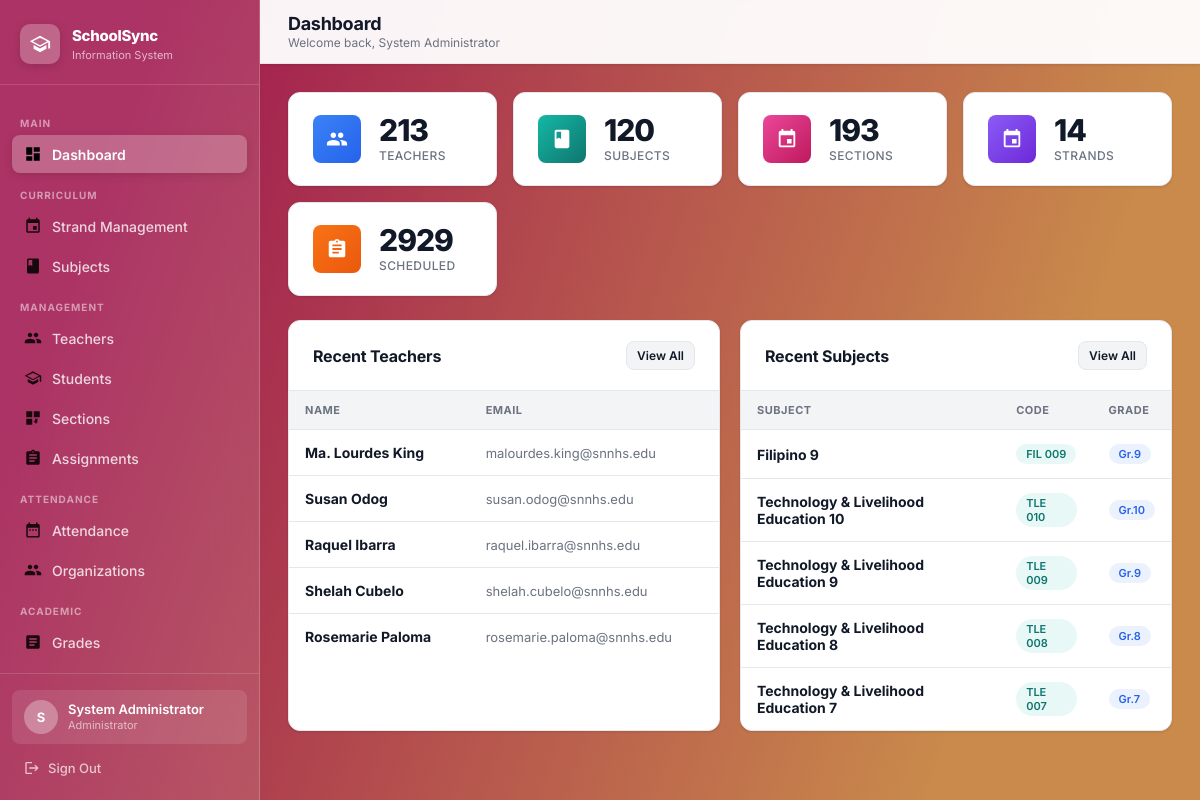
The page /dashboard (signed in) on the database its author committed.
### tables this page shows
CREATE TABLE teachers (
        id INTEGER PRIMARY KEY AUTOINCREMENT,
        first_name TEXT NOT NULL, last_name TEXT NOT NULL,
        email TEXT UNIQUE NOT NULL, username TEXT UNIQUE NOT NULL, password TEXT NOT NULL);

CREATE TABLE subjects (
        id INTEGER PRIMARY KEY AUTOINCREMENT,
        subject_code TEXT NOT NULL, subject_name TEXT NOT NULL,
        grade_level TEXT NOT NULL, strand TEXT, semester TEXT);

### app.py (the view)
@app.route('/dashboard')
@login_required
def dashboard():
    conn = get_db()
    stats = {
        'teachers':  conn.execute("SELECT COUNT(*) FROM teachers").fetchone()[0],
        'subjects':  conn.execute("SELECT COUNT(*) FROM subjects").fetchone()[0],
        'sections':  conn.execute("SELECT COUNT(*) FROM sections").fetchone()[0],
        'strands':   conn.execute("SELECT COUNT(*) FROM strands").fetchone()[0],
        'schedules': conn.execute("SELECT COUNT(*) FROM schedules").fetchone()[0],
    }
    recent_teachers = conn.execute("SELECT first_name,last_name,email FROM teachers ORDER BY id DESC LIMIT 5").fetchall()
    recent_subjects = conn.execute("SELECT subject_name,subject_code,grade_level FROM subjects ORDER BY id DESC LIMIT 5").fetchall()
    conn.close()
    return render_template('dashboard.html', stats=stats, recent_teachers=recent_teachers, recent_subjects=recent_subjects)

### app.py (called while the page is built)
def get_db():
    conn = sqlite3.connect(DATABASE)
    conn.row_factory = sqlite3.Row
    conn.execute("PRAGMA foreign_keys = ON")
    return conn

def login_required(f):
    @wraps(f)
    def decorated(*args, **kwargs):
        if 'admin_id' not in session:
            return redirect(url_for('login'))
        return f(*args, **kwargs)
    return decorated

### templates/dashboard.html (shortened to what this page needs)
{% extends "layout.html" %}
{% block page_title %}Dashboard{% endblock %}
{% block page_subtitle %}Welcome back, {{ session.admin_name }}{% endblock %}
{% block content %}
<div class="stats-grid">
  <div class="stat-card">
    <div class="stat-icon blue">
    </div>
    <div><div class="stat-value">{{ stats.teachers }}</div><div class="stat-label">Teachers</div></div>
  </div>
  <div class="stat-card">
    <div class="stat-icon teal">
      <svg viewBox="0 0 24 24"><path d="M18 2H6c-1.1 0-2 .9-2 2v16c0 1.1.9 2 2 2h12c1.1 0 2-.9 2-2V4c0-1.1-.9-2-2-2zM6 4h5v8l-2.5-1.5L6 12V4z"/></svg>
    </div>
    <div><div class="stat-value">{{ stats.subjects }}</div><div class="stat-label">Subjects</div></div>
  </div>
  <div class="stat-card">
    <div class="stat-icon pink">
      <svg viewBox="0 0 24 24"><path d="M17 12h-5v5h5v-5zM16 1v2H8V1H6v2H5c-1.11 0-1.99.9-1.99 2L3 19c0 1.1.89 2 2 2h14c1.1 0 2-.9 2-2V5c0-1.1-.9-2-2-2h-1V1h-2zm3 18H5V8h14v11z"/></svg>
    </div>
    <div><div class="stat-value">{{ stats.sections }}</div><div class="stat-label">Sections</div></div>
  </div>
  <div class="stat-card">
    <div class="stat-icon purple">
      <svg viewBox="0 0 24 24"><path d="M17 12h-5v5h5v-5zM16 1v2H8V1H6v2H5c-1.11 0-1.99.9-1.99 2L3 19c0 1.1.89 2 2 2h14c1.1 0 2-.9 2-2V5c0-1.1-.9-2-2-2h-1V1h-2zm3 18H5V8h14v11z"/></svg>
    </div>
    <div><div class="stat-value">{{ stats.strands }}</div><div class="stat-label">Strands</div></div>
  </div>
  <div class="stat-card">
    <div class="stat-icon orange">
      <svg viewBox="0 0 24 24"><path d="M19 3h-4.18C14.4 1.84 13.3 1 12 1c-1.3 0-2.4.84-2.82 2H5c-1.1 0-2 .9-2 2v14c0 1.1.9 2 2 2h14c1.1 0 2-.9 2-2V5c0-1.1-.9-2-2-2zm-7 0c.55 0 1 .45 1 1s-.45 1-1 1-1-.45-1-1 .45-1 1-1zm2 14H7v-2h7v2zm3-4H7v-2h10v2zm0-4H7V7h10v2z"/></svg>
    </div>
    <div><div class="stat-value">{{ stats.schedules }}</div><div class="stat-label">Scheduled</div></div>
  </div>
</div>
<div style="display:grid;grid-template-columns:1fr 1fr;gap:20px;" id="dashGrid">
  <div class="content-card">
    <div class="card-header">
      <h2>Recent Teachers</h2>
      <a href="{{ url_for('teachers') }}" class="btn btn-secondary btn-sm">View All</a>
    </div>
    {% if recent_teachers %}
    <table class="data-table">
      <thead><tr><th>Name</th><th>Email</th></tr></thead>
      <tbody>
        {% for t in recent_teachers %}
        <tr>
          <td><strong>{{ t.first_name }} {{ t.last_name }}</strong></td>
          <td style="color:#6b7280;font-size:13px;">{{ t.email }}</td>
        </tr>
        {% endfor %}
      </tbody>
    </table>
    {% else %}
    <div class="empty-state" style="padding:32px;"><h3>No teachers yet</h3></div>
    {% endif %}
  </div>
  <div class="content-card">
    <div class="card-header">
      <h2>Recent Subjects</h2>
      <a href="{{ url_for('subjects') }}" class="btn btn-secondary btn-sm">View All</a>
    </div>
    {% if recent_subjects %}
    <table class="data-table">
      <thead><tr><th>Subject</th><th>Code</th><th>Grade</th></tr></thead>
      <tbody>
        {% for s in recent_subjects %}
        <tr>
          <td><strong>{{ s.subject_name }}</strong></td>
          <td><span class="badge badge-section">{{ s.subject_code }}</span></td>
          <td><span class="badge badge-grade">Gr.{{ s.grade_level }}</span></td>
        </tr>
        {% endfor %}
      </tbody>
    </table>
    {% else %}
    <div class="empty-state" style="padding:32px;"><h3>No subjects yet</h3></div>
    {% endif %}
  </div>
</div>
{% endblock %}

### templates/layout.html (shortened to what this page needs)
<!DOCTYPE html>
<html lang="en">
<head>
  <link rel="stylesheet" href="{{ url_for('static', filename='css/style.css') }}">
</head>
<body>
<div class="app-shell">
  <aside class="sidebar" id="sidebar">
    <div class="sidebar-brand">
      <div class="brand-icon">
        <svg viewBox="0 0 24 24"><path d="M12 3L1 9l11 6 9-4.91V17h2V9L12 3zm0 2.27L20 9l-8 4.36L4 9l8-3.73zM5 13.18v4L12 21l7-3.82v-4L12 17l-7-3.82z"/></svg>
      </div>
      <div class="brand-text">
        <h2>SchoolSync</h2>
        <span>Information System</span>
      </div>
    </div>
    <nav class="sidebar-nav">
      <div class="nav-section-label">Main</div>
      <a href="{{ url_for('dashboard') }}" class="nav-link {% if request.endpoint=='dashboard' %}active{% endif %}">
        <svg viewBox="0 0 24 24"><path d="M3 13h8V3H3v10zm0 8h8v-6H3v6zm10 0h8V11h-8v10zm0-18v6h8V3h-8z"/></svg>
        Dashboard
      </a>
      <div class="nav-section-label">Curriculum</div>
      <a href="{{ url_for('strands') }}" class="nav-link {% if request.endpoint in ['strands'] %}active{% endif %}">
        <svg viewBox="0 0 24 24"><path d="M17 12h-5v5h5v-5zM16 1v2H8V1H6v2H5c-1.11 0-1.99.9-1.99 2L3 19c0 1.1.89 2 2 2h14c1.1 0 2-.9 2-2V5c0-1.1-.9-2-2-2h-1V1h-2zm3 18H5V8h14v11z"/></svg>
        Strand Management
      </a>
      <a href="{{ url_for('subjects') }}" class="nav-link {% if request.endpoint=='subjects' %}active{% endif %}">
        <svg viewBox="0 0 24 24"><path d="M18 2H6c-1.1 0-2 .9-2 2v16c0 1.1.9 2 2 2h12c1.1 0 2-.9 2-2V4c0-1.1-.9-2-2-2zM6 4h5v8l-2.5-1.5L6 12V4z"/></svg>
        Subjects
      </a>
      <div class="nav-section-label">Management</div>
      <a href="{{ url_for('teachers') }}" class="nav-link {% if request.endpoint=='teachers' %}active{% endif %}">
        Teachers
      </a>
      <a href="{{ url_for('students') }}" class="nav-link {% if request.endpoint=='students' %}active{% endif %}">
        <svg viewBox="0 0 24 24"><path d="M12 3L1 9l11 6 9-4.91V17h2V9L12 3zm0 2.27L20 9l-8 4.36L4 9l8-3.73zM5 13.18v4L12 21l7-3.82v-4L12 17l-7-3.82z"/></svg>
        Students
      </a>
      <a href="{{ url_for('sections') }}" class="nav-link {% if request.endpoint in ['sections','schedule'] %}active{% endif %}">
        <svg viewBox="0 0 24 24"><path d="M3 3h8v8H3zm10 0h8v8h-8zM3 13h8v8H3zm10 4.5v-1.5h1.5V14H15v-1h3v2.5h-1.5V17H18v1h-1.5v1.5H15V18h-1v-1.5zm1.5 2H16v-1.5h-1.5V17H13v-1h1.5v-1.5H16v1.5h1.5V17H16v1.5zm2.5-2V16h-1.5v-1.5H15V13h3v2.5z"/></svg>
        Sections
      </a>
      <a href="{{ url_for('assignments') }}" class="nav-link {% if request.endpoint=='assignments' %}active{% endif %}">
        <svg viewBox="0 0 24 24"><path d="M19 3h-4.18C14.4 1.84 13.3 1 12 1c-1.3 0-2.4.84-2.82 2H5c-1.1 0-2 .9-2 2v14c0 1.1.9 2 2 2h14c1.1 0 2-.9 2-2V5c0-1.1-.9-2-2-2zm-7 0c.55 0 1 .45 1 1s-.45 1-1 1-1-.45-1-1 .45-1 1-1zm-2 14H7v-2h7v2zm3-4H7v-2h10v2zm0-4H7V7h10v2z"/></svg>
        Assignments
      </a>
      <div class="nav-section-label">Attendance</div>
      <a href="{{ url_for('attendance_home') }}" class="nav-link {% if request.endpoint in ['attendance_home','attendance_event','attendance_categories'] %}active{% endif %}">
        <svg viewBox="0 0 24 24"><path d="M9 11H7v2h2v-2zm4 0h-2v2h2v-2zm4 0h-2v2h2v-2zm2-7h-1V2h-2v2H8V2H6v2H5c-1.11 0-1.99.9-1.99 2L3 20c0 1.1.89 2 2 2h14c1.1 0 2-.9 2-2V6c0-1.1-.9-2-2-2zm0 16H5V9h14v11z"/></svg>
        Attendance
      </a>
      <a href="{{ url_for('organizations') }}" class="nav-link {% if 'organization' in request.endpoint %}active{% endif %}">
        Organizations
      </a>
      <div class="nav-section-label">Academic</div>
      <a href="{{ url_for('grades_home') }}" class="nav-link {% if request.endpoint in ['grades_home','grade_sheet','report_card','honor_roll','grade_teacher_summary'] %}active{% endif %}">
        <svg viewBox="0 0 24 24"><path d="M19 3H5c-1.1 0-2 .9-2 2v14c0 1.1.9 2 2 2h14c1.1 0 2-.9 2-2V5c0-1.1-.9-2-2-2zm-5 14H7v-2h7v2zm3-4H7v-2h10v2zm0-4H7V7h10v2z"/></svg>
        Grades
      </a>
    </nav>
    <div class="sidebar-footer">
      <div class="sidebar-user">
        <div class="user-avatar">{{ session.admin_name[0]|upper }}</div>
        <div class="user-info">
          <div class="user-name">{{ session.admin_name }}</div>
          <div class="user-role">Administrator</div>
        </div>
      </div>
      <a href="{{ url_for('logout') }}" class="logout-btn">
        <svg viewBox="0 0 24 24" fill="currentColor"><path d="M17 7l-1.41 1.41L18.17 11H8v2h10.17l-2.58 2.58L17 17l5-5-5-5zM4 5h8V3H4c-1.1 0-2 .9-2 2v14c0 1.1.9 2 2 2h8v-2H4V5z"/></svg>
        Sign Out
      </a>
    </div>
  </aside>
  <div class="main-content">
    <header class="top-header">
      <div style="display:flex;align-items:center;gap:12px;">
        <div class="header-title">
          <h1>{% block page_title %}Dashboard{% endblock %}</h1>
          <p>{% block page_subtitle %}{% endblock %}</p>
        </div>
      </div>
    </header>
    <main class="page-body">{% block content %}{% endblock %}</main>
  </div>
</div>
</body>
</html>

### rows shown on the page
teachers: first_name "Ma. Lourdes", last_name "King", email "malourdes.king@snnhs.edu"
teachers: first_name "Susan", last_name "Odog", email "susan.odog@snnhs.edu"
teachers: first_name "Raquel", last_name "Ibarra", email "raquel.ibarra@snnhs.edu"
teachers: first_name "Shelah", last_name "Cubelo", email "shelah.cubelo@snnhs.edu"
teachers: first_name "Rosemarie", last_name "Paloma", email "rosemarie.paloma@snnhs.edu"
subjects: subject_name "Filipino 9", subject_code "FIL 009", grade_level "9"
subjects: subject_name "Technology & Livelihood Education 10", subject_code "TLE 010", grade_level "10"
subjects: subject_name "Technology & Livelihood Education 9", subject_code "TLE 009", grade_level "9"
subjects: subject_name "Technology & Livelihood Education 8", subject_code "TLE 008", grade_level "8"
subjects: subject_name "Technology & Livelihood Education 7", subject_code "TLE 007", grade_level "7"

### other values the page prints
{{ session.admin_name[0]|upper }} "S"
{{ session.admin_name }} "System Administrator"
{{ stats.teachers }} "213"
{{ stats.subjects }} "120"
{{ stats.sections }} "193"
{{ stats.strands }} "14"
{{ stats.schedules }} "2929"
